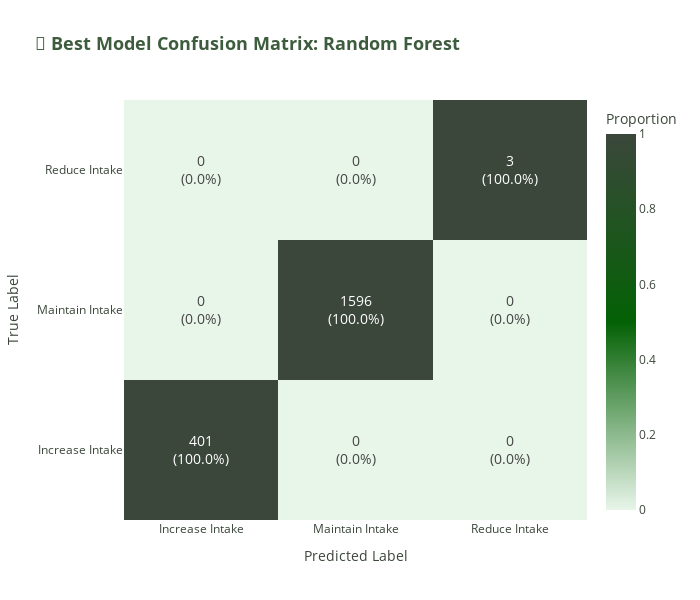

Write notebook code for a chart like this one.
### Code cell
# ============================================================================
# 🎯 INTERACTIVE CONFUSION MATRIX (PLOTLY)
# ============================================================================

# Best model confusion matrix
best_model_name = results_df.iloc[0]['Model']
best_model = models[best_model_name]

y_pred_best = best_model.predict(X_test)
cm_best = confusion_matrix(y_test, y_pred_best)
cm_normalized_best = cm_best.astype('float') / cm_best.sum(axis=1)[:, np.newaxis]

# Create text annotations
text_annotations = [[f'{cm_best[i][j]}<br>({cm_normalized_best[i][j]*100:.1f}%)' 
                     for j in range(len(class_names))] 
                    for i in range(len(class_names))]

fig_cm = go.Figure(data=go.Heatmap(
    z=cm_normalized_best,
    x=class_names,
    y=class_names,
    text=text_annotations,
    texttemplate="%{text}",
    textfont={"size": 14},
    colorscale=[[0, LIGHT], [0.5, ACCENT], [1, DARK]],
    showscale=True,
    colorbar=dict(title="Proportion")
))

fig_cm.update_layout(
    title=f"<b>🎯 Best Model Confusion Matrix: {best_model_name}</b>",
    title_font_size=18,
    title_font_color=PRIMARY,
    xaxis_title="Predicted Label",
    yaxis_title="True Label",
    width=700,
    height=600,
    paper_bgcolor='white',
    font=dict(color=DARK)
)

fig_cm.show()

### Figure 1 — Plotly figure (JSON) as saved in the notebook; plotly's stock layout.template omitted (floating-point values rounded to 4 significant figures)
{"data": [{"colorbar": {"title": {"text": "Proportion"}}, "colorscale": [[0, "#e8f5e9"], [0.5, "#046105"], [1, "#3b473b"]], "showscale": true, "text": [["401<br>(100.0%)", "0<br>(0.0%)", "0<br>(0.0%)"], ["0<br>(0.0%)", "1596<br>(100.0%)", "0<br>(0.0%)"], ["0<br>(0.0%)", "0<br>(0.0%)", "3<br>(100.0%)"]], "textfont": {"size": 14}, "texttemplate": "%{text}", "type": "heatmap", "x": ["Increase Intake", "Maintain Intake", "Reduce Intake"], "y": ["Increase Intake", "Maintain Intake", "Reduce Intake"], "z": [[1.0, 0.0, 0.0], [0.0, 1.0, 0.0], [0.0, 0.0, 1.0]]}], "layout": {"font": {"color": "#3b473b"}, "height": 600, "paper_bgcolor": "white", "title": {"font": {"color": "#3d5c3d", "size": 18}, "text": "<b>🎯 Best Model Confusion Matrix: Random Forest</b>"}, "width": 700, "xaxis": {"title": {"text": "Predicted Label"}}, "yaxis": {"title": {"text": "True Label"}}}}
